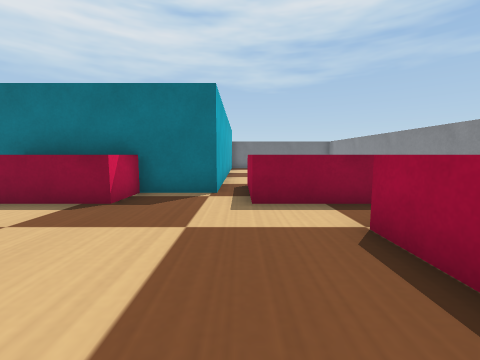
View 1 (above)

13 first-person views from a walk through a Webots world. The camera is 0.1 m above the floor, tilts 6° down and sees 90° across. The floor is counted in squares, 0.1 m on a side. Each view is taken from the middle of a square. On the plan, view 1 faces up. The plan holds only what a view shows up to about 11 squares ahead; the rest is blank. The place goes on beyond the plan. Robots are left out. Webots' stock objects and surfaces are drawn as simple stand-ins.

View 2
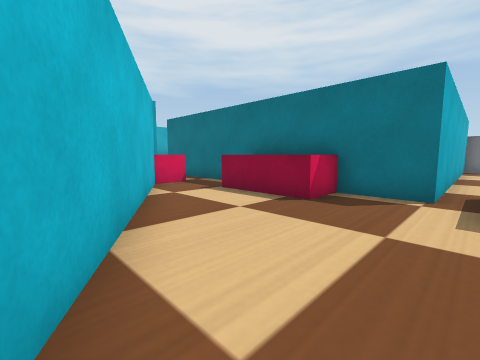

View 3
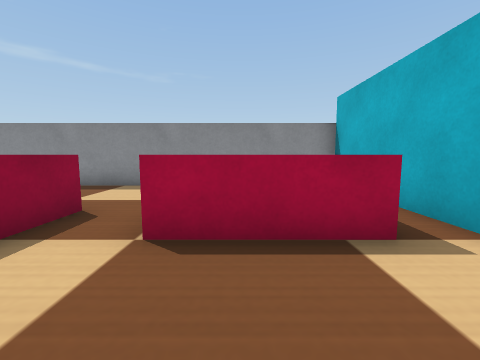

View 4
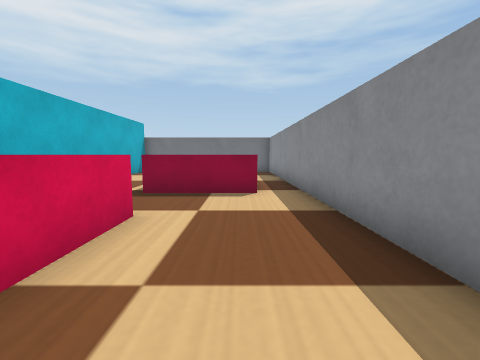

View 5
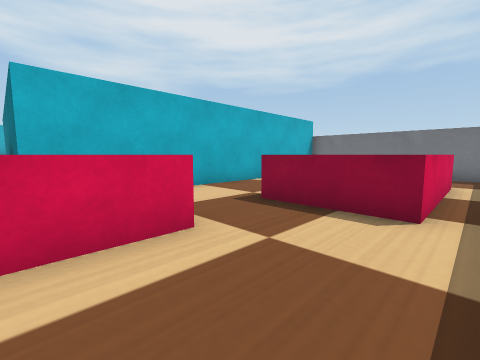

View 6
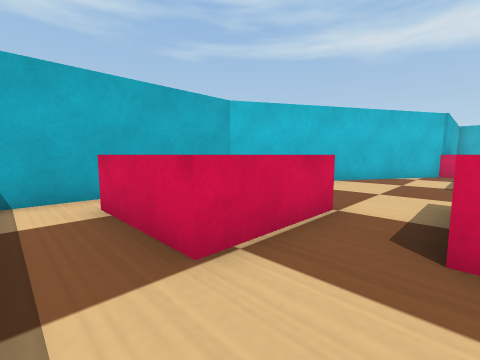

View 7
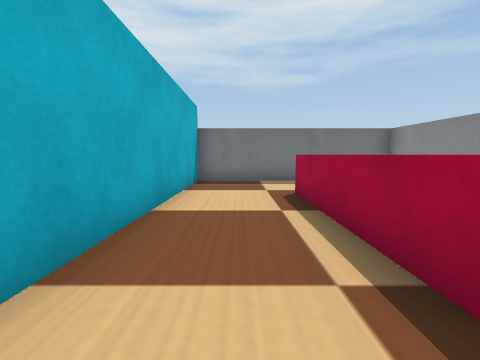

View 8
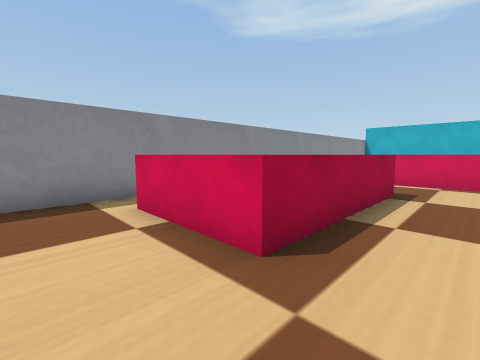

View 9
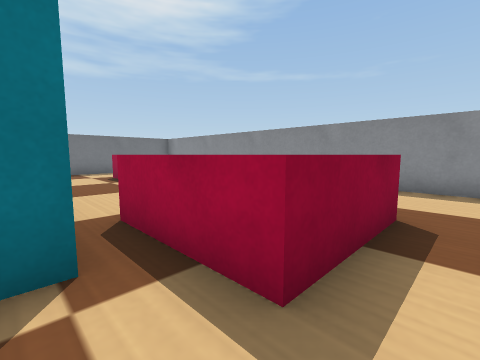

View 10
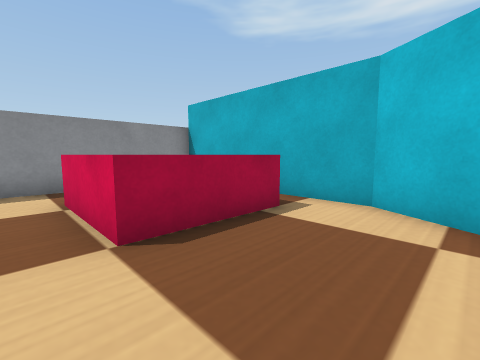

View 11
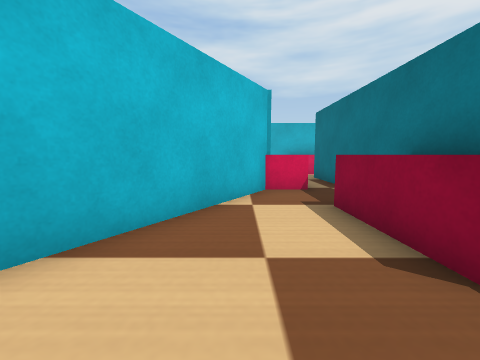

View 12
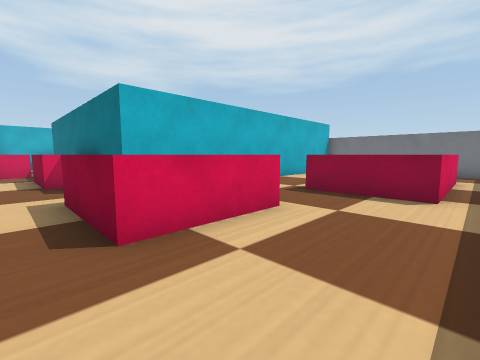

View 13
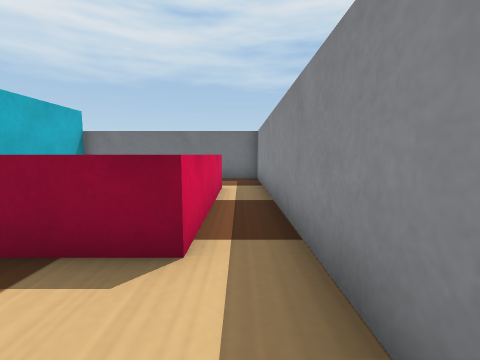

### Floor plan
Points are (right, up) in squares from view 1. A wall is a line through its corners. A room is listed if a view was taken in it or the views show most of it. See-through windows are left out.
Room 1 (views 1, 2, 3, 4, 5, 6, 7, 8, 9, 10, 11, 12, 13)
walls: (-6.4, 6.3) (-8.5, 6.3); (6.8, -1.1) (6.8, 18.3) (-0.6, 18.3) (-0.6, 6.3) (-2.5, 6.3); (-7.8, 3.7) (0.5, -1.1)
low walls: (-7.8, 5) (-7.8, 3.7)
objects: red box (-6, 5) to (-3, 6); red box (0, 5) to (3, 8); red box (2, 0) to (5, 3); red box (2, 10) to (5, 15)

Where each view was taken, in squares from view 1:
view 1: 0 up, 0 right, facing up
view 2: 0 up, 0 right, facing up-left
view 3: 2 up, 1 left, facing right
view 4: 4 up, 5 right, facing up
view 5: 6 up, 6 right, facing up-left
view 6: 5 up, 6 right, facing down-left
view 7: 9 up, 1 right, facing up
view 8: 17 up, 1 right, facing down-right
view 9: 4 up, 1 left, facing up-right
view 10: 4 up, 1 left, facing down-right
view 11: 3 up, 1 left, facing left
view 12: 4 up, 6 right, facing up-left
view 13: 8 up, 6 right, facing up
